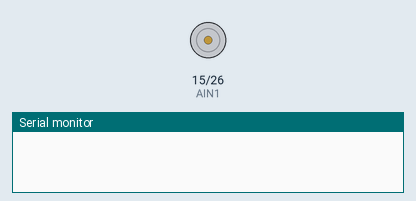
Simulated run of this sketch. Board: ESP32. Shown: motor-driver pin pairs drawn as motors (green arrow = first pin HIGH = forward, orange = second pin HIGH = backward, longer = more drive, scaled by the enable pin), the last lines printed to the serial monitor.

Above: at 0.0 s.
At 3.1 s:
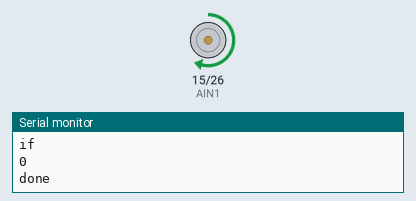
Timing chart, 0 to 4.6 s (numbered marks = the images above):
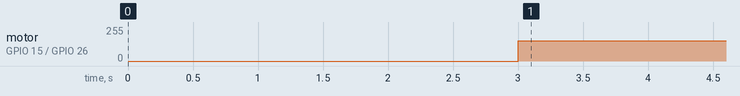

The sketch:

Motor-controllss.ino
```cpp
//Defining pins:
int pwma = 4;
int AIN1 = 15;
int AIN2 = 26;
int motor_speed = 0;

//Declaring functions
void motor_velocity();
void motor_direction();

void setup() {
  // put your setup code here, to run once:
  pinMode(pwma, OUTPUT);
  pinMode(AIN1,OUTPUT);
  pinMode(AIN2,OUTPUT);
  Serial.begin(115200);
  delay(3000);
  Serial.println("Test Initiated");
  digitalWrite(AIN1,LOW);
  digitalWrite(AIN2,LOW);

}

void loop() {
  // put your main code here, to run repeatedly:
  Serial.println(motor_speed);
  if(motor_speed ==0)
  {
  Serial.println("if");
  // int motor_speed = Serial.parseInt();
  int motor_speed = 60;
  int speed = motor_speed;
  // analogWrite(pwma,speed*2.55);
  digitalWrite(AIN1,HIGH);
  digitalWrite(AIN2,LOW);
  motor_velocity(speed,pwma);
  // motor_direction(1,AIN1,AIN2);
  }
  else{
  Serial.println("else");
  int speed = motor_speed;
  // analogWrite(pwma,speed*2.55);
  digitalWrite(AIN1,HIGH);
  digitalWrite(AIN2,LOW);
  motor_velocity(speed,pwma);
  // motor_direction(1,AIN1,AIN2);
  }
  Serial.println(motor_speed);
  Serial.println("done");
  delay(1000);


  //attain motor speed from serial
  // while(Serial.available() == 0){
  // }
  // int motor_speed = Serial.parseInt();

}


  void motor_velocity(int velocity_percentage,int pwm){
    //Accelerate to specified Velocity
    int velocity_value = 2.55*velocity_percentage;
    int i = velocity_value;

    analogWrite(pwm,i);
  // delay(500);
}

void motor_direction(int direction,int in1,int in2){
  if(direction == 1){
  //Forward
  digitalWrite(in1,HIGH);
  digitalWrite(in2,LOW);
  Serial.println("Forward");
  }
  if(direction == 2){
  //Backward
  digitalWrite(in1,LOW);
  digitalWrite(in2,HIGH);
  Serial.println("Reverse");
  }
  else{
  //Break
  digitalWrite(in1,LOW);
  digitalWrite(in2,LOW);
  Serial.println("Break");
  }

}
```

Measured:
- by itself, motor on GPIO 15 (AIN1) / GPIO 26 (AIN2): stopped → forward 153/255 at 3.0 s
